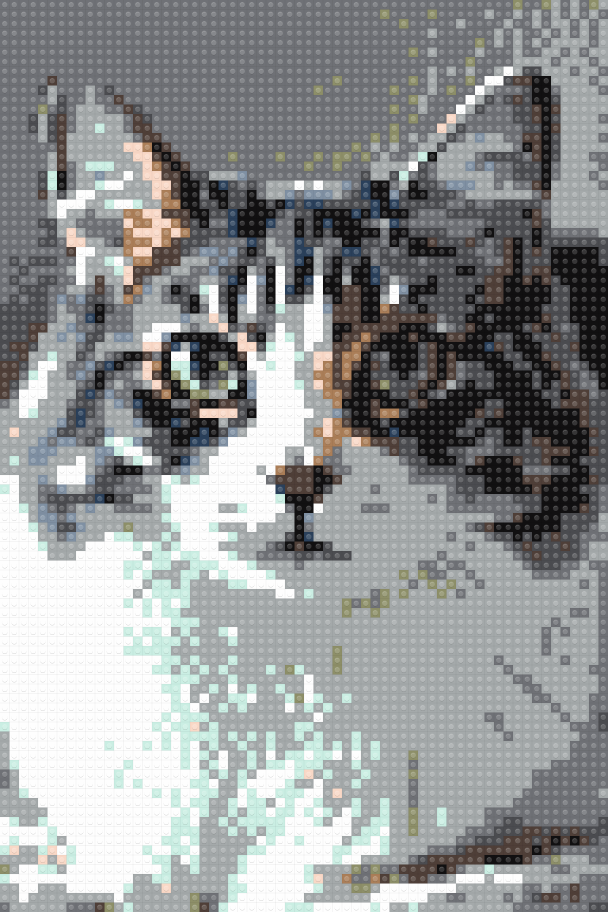
#> input picture marketing/social/planner/2026-W44/redo/S-20261030-1-studio-mosaic.png, 1216 x 1824 px, found by its file name (shown at 1/2 size)
$ python reel30.py
#> lines starting #> are read from the running program, lines starting #| are printed output that depends on the picture
import numpy as np, cv2, math
from PIL import Image, ImageDraw, ImageFont
F=ImageFont.truetype('/usr/share/fonts/opentype/inter/Inter-Bold.otf',69)
m=cv2.imread('out/S-20261030-1-studio-mosaic.png')            # 1216x1824 Studio export, 20x30
#> m is the input picture: shape (1824, 1216, 3); mean B, G, R 149, 148.6, 145.9
W,H=1080,1920; S=3                                              # build the canvas at 3x for crisp macro shots
cw,ch=W*S,H*S
mw=cw; mh=round(m.shape[0]*mw/m.shape[1])                      # fit width
#> after `mh = round(m.shape[0] * mw / m.shape[1])`: mh = 4860
canvas=np.full((ch,cw,3),(238,246,251),np.uint8)               # cream (BGR)
y0=(ch-mh)//2
#> y0 = 450
canvas[y0:y0+mh]=cv2.resize(m,(mw,mh),interpolation=cv2.INTER_CUBIC)
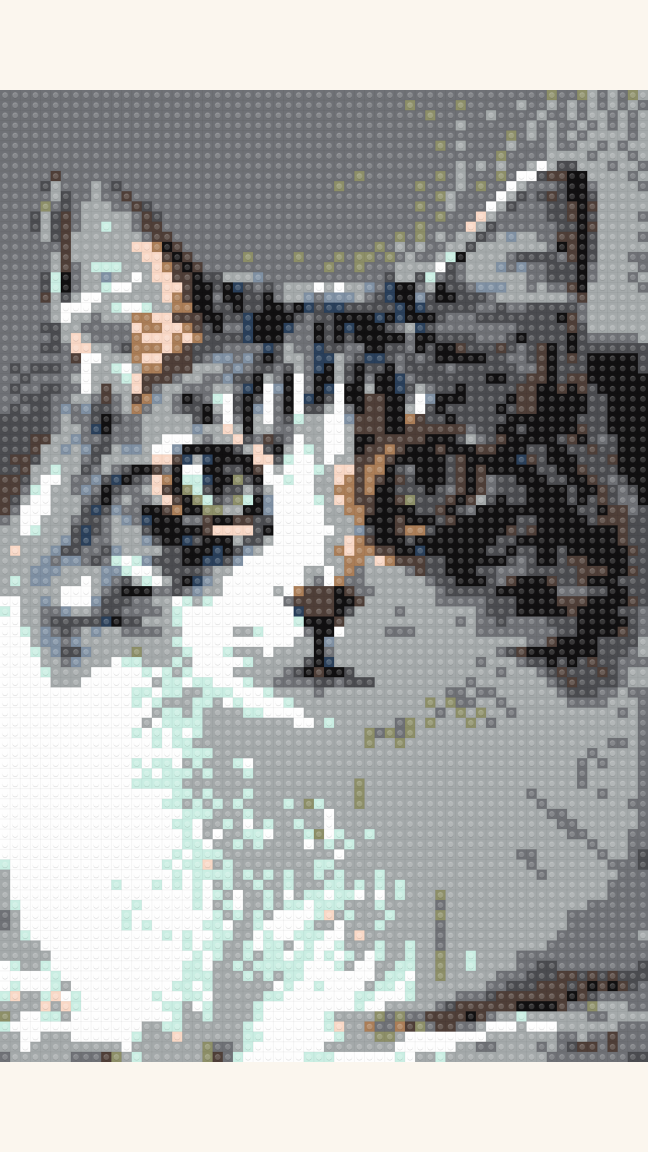
#> canvas: shape (5760, 3240, 3) (shown at 1/5 size); mean B, G, R 162.9, 163.8, 162.3
# cat's nose in the mosaic (fraction of the mosaic), where the macro starts
nx,ny=0.50,0.40
sx,sy=nx*cw, y0+ny*mh
#> sx = 1620; sy = 2394
def frame(z,cx,cy):
    vw,vh=cw/z,ch/z
    cx=min(max(cx,vw/2),cw-vw/2); cy=min(max(cy,vh/2),ch-vh/2)
    x0=int(round(cx-vw/2)); y0c=int(round(cy-vh/2)); w=int(round(vw)); h=int(round(vh))
    x0=min(max(x0,0),cw-w); y0c=min(max(y0c,0),ch-h)
    c=canvas[y0c:y0c+h,x0:x0+w]
#> (the run stopped early here; a loop or call above may not have finished)
